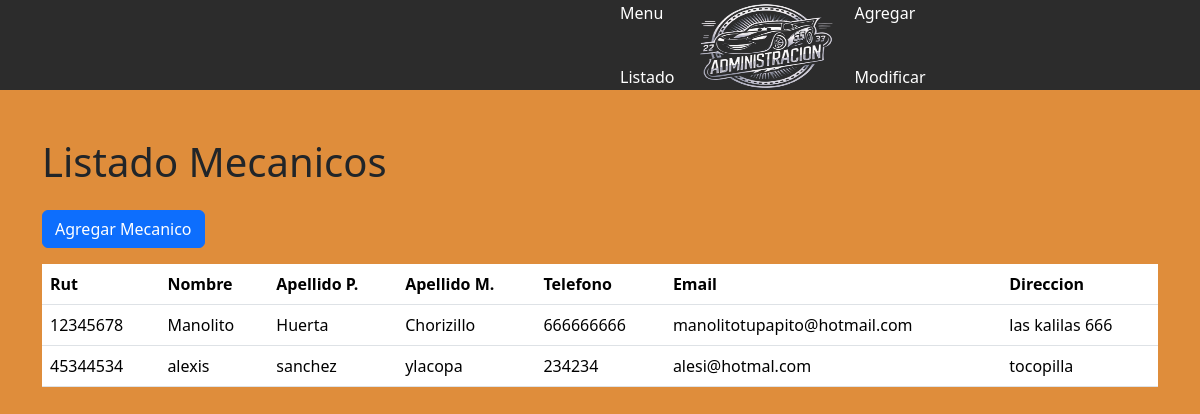
Page /listarM (signed in) on the earlier database version.
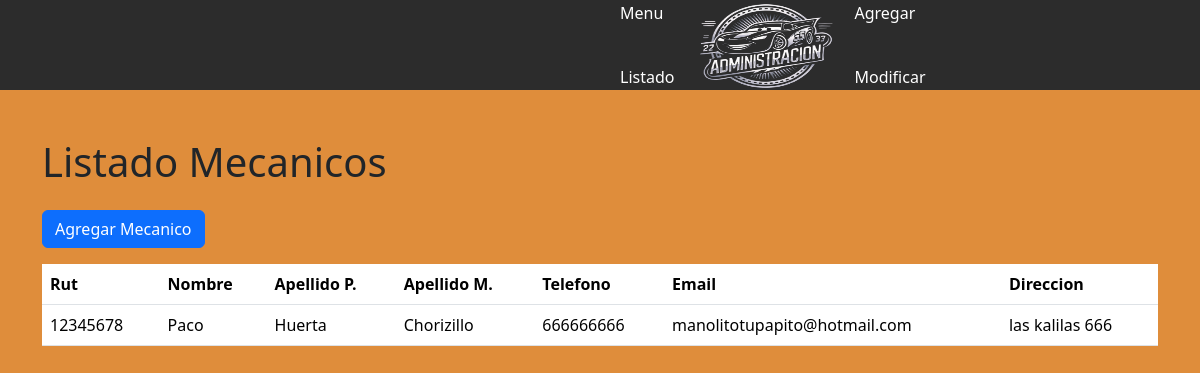
Same page on the later database version.
### myapp/models.py (models this page shows, shortened)
class Mecanico(models.Model):
    rut = models.CharField(primary_key=True, max_length=10)
    nombre = models.CharField(max_length=20)
    apellido_paterno = models.CharField(max_length=20)
    apellido_materno = models.CharField(max_length=20)
    telefono = models.CharField(max_length=45)
    email = models.EmailField(unique=True, max_length=100, blank=True, null=True)
    direccion = models.CharField(max_length=50, blank=True, null=True)

### myapp/views.py (the view)
# urls.py: path('listarM', views.listarM, name='listarM'),
@login_required
@superuser_required
def listarM(request):
    mecanicos = Mecanico.objects.all()
    contexto = {
        'mecanicos': mecanicos
    }
    return render(request, 'Administracion/listarM.html', contexto)

### myapp/templates/Administracion/listarM.html (shortened to what this page needs)
{% load static %}
<!DOCTYPE html>
<html lang="es">
<head>
    <link rel="stylesheet" href="{% static 'css/menu.css' %}">
    <link href="https://cdn.jsdelivr.net/npm/bootstrap@5.3.3/dist/css/bootstrap.min.css" rel="stylesheet">
    <link rel="stylesheet" href="https://cdn.jsdelivr.net/npm/bootstrap-icons@1.11.3/font/bootstrap-icons.min.css">
</head>
<body>
    <div class="navbarM">
        <ul class="nav me-auto mb-4 mb-lg-0">
            <li class="nav-item">
                <a class="nav-link" href="{% url 'menu' %}">Menu</a>
            </li>
            <li class="nav-item">
                <a class="nav-link" href="{% url 'listar' %}">Listado</a>
            </li>
        </ul>
        <a class="logo" href="{% url 'menu' %}">
            <img src="{% static 'imagenes/Adm.png' %}" alt="logo" width="140px" height="100px">
        </a>
        <ul class="nav ms-auto mb-2 mb-lg-0">
            <li class="nav-item">
                <a class="nav-link" href="{% url 'agrega' %}">Agregar</a>
            </li>
            <li class="nav-item">
                <a class="nav-link" href="{% url 'modificar' %}">Modificar</a>
            </li>
        </ul>
    </div>
    <div class="container mt-5">
        <div class="row">
            <div class="col-md-12">
                <h1 class="mb-4">Listado Mecanicos</h1>
                <a href="{% url 'agregar' %}" class="btn btn-primary mb-3">Agregar Mecanico</a>
                <table class="table">
                    <thead>
                        <tr>
                            <th scope="col">Rut</th>
                            <th scope="col">Nombre</th>
                            <th scope="col">Apellido P.</th>
                            <th scope="col">Apellido M.</th>
                            <th scope="col">Telefono</th>
                            <th scope="col">Email</th>
                            <th scope="col">Direccion</th>
                        </tr>
                    </thead>
                    <tbody>
                        {% for mecanico in mecanicos %}
                            <tr>
                                <td>{{ mecanico.rut }}</td>
                                <td>{{ mecanico.nombre }}</td>
                                <td>{{ mecanico.apellido_paterno }}</td>
                                <td>{{ mecanico.apellido_materno }}</td>
                                <td>{{ mecanico.telefono }}</td>
                                <td>{{ mecanico.email }}</td>
                                <td>{{ mecanico.direccion }}</td>
                            </tr>
                        {% endfor %}
                    </tbody>
                </table>
            </div>
        </div>
    </div>
    <br>
    <br>
    <br>
</body>
</html>

### myapp/static/css/menu.css (style rules this page uses)
.navbarM { background-color: #2c2c2c; height: 90px; align-items: center; display: flex; padding: 0 600px; }
.logo { text-decoration: none; }
.nav li { display: inline-block; }
.nav a { color: white; text-decoration: none; padding: 20px; }

### myapp/templates/Administracion/listarM.html (style rules this page uses)
body { background: rgb(223, 141, 59); }

Differences in the rows shown:
removed Mecanico: rut "45344534", nombre "alexis", apellido_paterno "sanchez", apellido_materno "ylacopa", telefono "234234", email "alesi@hotmal.com", direccion "tocopilla"
changed Mecanico "Huerta": nombre "Manolito" → "Paco"
